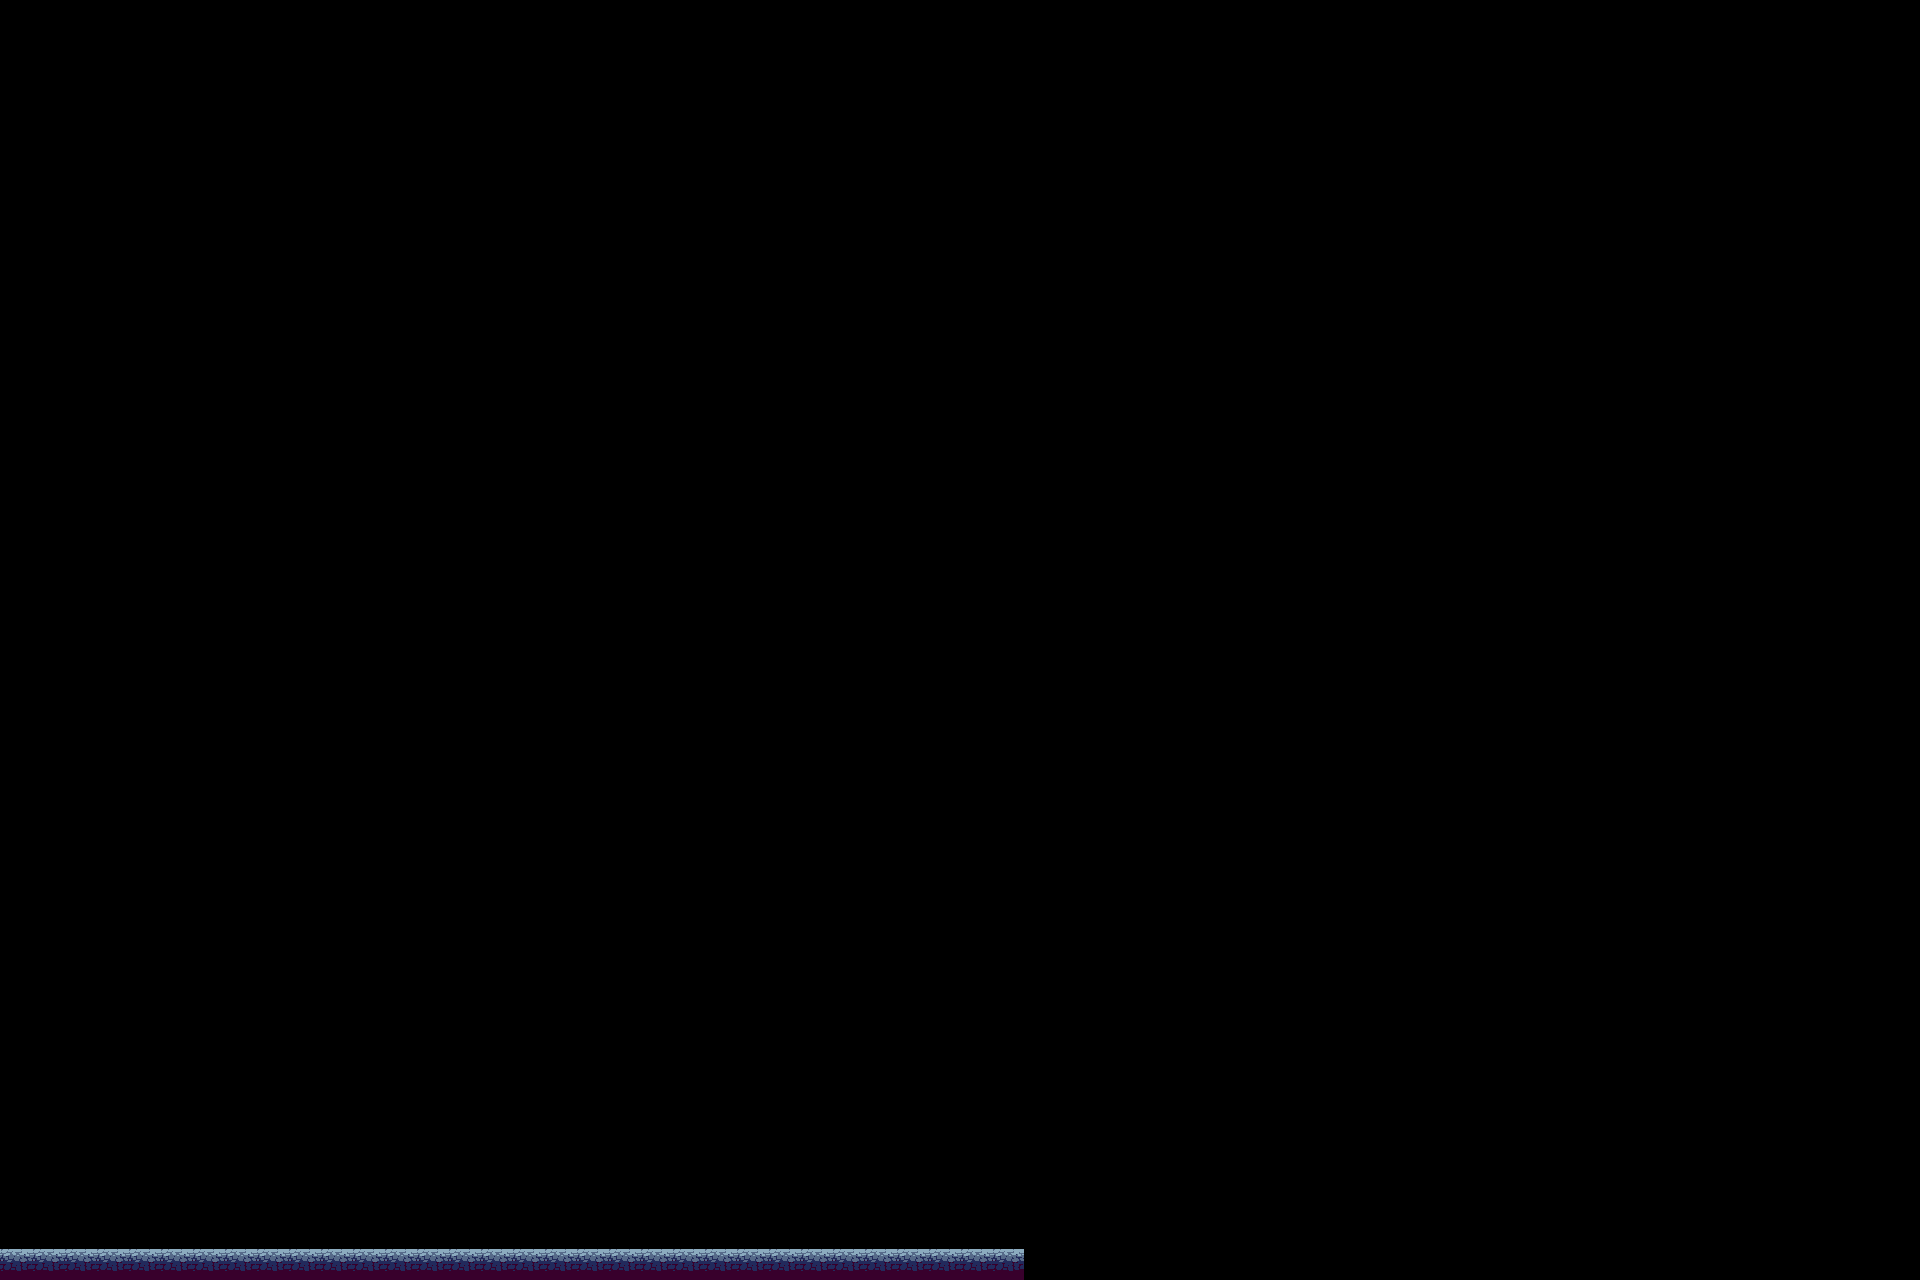

Rendered tile map (Tiled .tmx) drawn with the repository's tilesets; below, a short description and the map source with its tile grids summarised:
An orthogonal 60x40 tile map with 32x32 px tiles, 4 tile layers (Фон, Фон1, Препятствия, Декорации) and 2 objects (2x spawnpoint).

<map version="1.10" tiledversion="1.10.1" orientation="orthogonal" renderorder="right-down" width="60" height="40" tilewidth="32" tileheight="32" infinite="0" nextlayerid="6" nextobjectid="5">
 <properties>
  <property name="Scale" type="int" value="1" />
 </properties>
 <tileset firstgid="1" source="tileset.tsx" />
 <objectgroup id="5" name="Слой объектов 1">
  <object id="1" name="spawnpoint" x="501.333" y="1230.67">
   <point />
  </object>
  <object id="3" name="spawnpoint" x="729.333" y="1226.67">
   <point />
  </object>
 </objectgroup>
 <layer id="1" name="Фон" width="60" height="40">
  <properties>
   <property name="Collision" type="bool" value="false" />
  </properties>
  <data>[2400 cells, 0 non-empty, 0 distinct tile ids]</data>
 </layer>
 <layer id="2" name="Фон1" width="60" height="40">
  <properties>
   <property name="Collision" type="bool" value="false" />
  </properties>
  <data>[2400 cells, 0 non-empty, 0 distinct tile ids]</data>
 </layer>
 <layer id="3" name="Препятствия" width="60" height="40">
  <properties>
   <property name="Collision" type="bool" value="true" />
  </properties>
  <data>[2400 cells, 32 non-empty, 1 distinct tile ids]</data>
 </layer>
 <layer id="4" name="Декорации" width="60" height="40">
  <properties>
   <property name="Collision" type="bool" value="false" />
  </properties>
  <data>[2400 cells, 0 non-empty, 0 distinct tile ids]</data>
 </layer>
</map>
